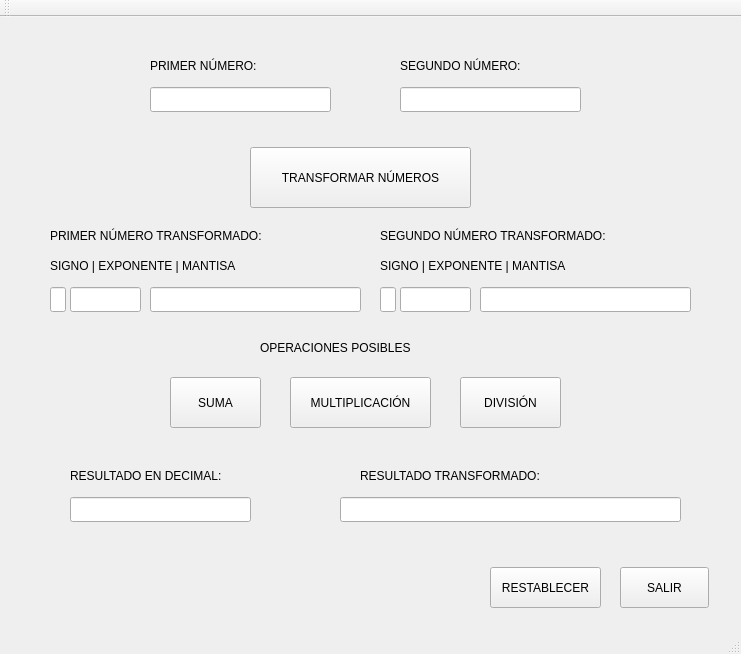
<?xml version="1.0" encoding="UTF-8"?>
<ui version="4.0">
 <class>MainWindow</class>
 <widget class="QMainWindow" name="MainWindow">
  <property name="geometry">
   <rect>
    <x>0</x>
    <y>0</y>
    <width>741</width>
    <height>654</height>
   </rect>
  </property>
  <property name="windowTitle">
   <string>MainWindow</string>
  </property>
  <widget class="QWidget" name="centralWidget">
   <widget class="QLineEdit" name="lineEdit_3">
    <property name="geometry">
     <rect>
      <x>50</x>
      <y>270</y>
      <width>16</width>
      <height>25</height>
     </rect>
    </property>
   </widget>
   <widget class="QLineEdit" name="lineEdit_4">
    <property name="geometry">
     <rect>
      <x>380</x>
      <y>270</y>
      <width>16</width>
      <height>25</height>
     </rect>
    </property>
   </widget>
   <widget class="QLineEdit" name="lineEdit_6">
    <property name="geometry">
     <rect>
      <x>340</x>
      <y>480</y>
      <width>341</width>
      <height>25</height>
     </rect>
    </property>
   </widget>
   <widget class="QLabel" name="label_6">
    <property name="geometry">
     <rect>
      <x>70</x>
      <y>450</y>
      <width>191</width>
      <height>17</height>
     </rect>
    </property>
    <property name="text">
     <string>RESULTADO EN DECIMAL:</string>
    </property>
   </widget>
   <widget class="QLineEdit" name="lineEdit_9">
    <property name="geometry">
     <rect>
      <x>400</x>
      <y>270</y>
      <width>71</width>
      <height>25</height>
     </rect>
    </property>
   </widget>
   <widget class="QLabel" name="label_9">
    <property name="geometry">
     <rect>
      <x>380</x>
      <y>240</y>
      <width>231</width>
      <height>17</height>
     </rect>
    </property>
    <property name="text">
     <string>SIGNO | EXPONENTE | MANTISA</string>
    </property>
   </widget>
   <widget class="QLineEdit" name="lineEdit_5">
    <property name="geometry">
     <rect>
      <x>70</x>
      <y>270</y>
      <width>71</width>
      <height>25</height>
     </rect>
    </property>
   </widget>
   <widget class="QLineEdit" name="lineEdit_8">
    <property name="geometry">
     <rect>
      <x>150</x>
      <y>270</y>
      <width>211</width>
      <height>25</height>
     </rect>
    </property>
   </widget>
   <widget class="QLabel" name="label_3">
    <property name="geometry">
     <rect>
      <x>50</x>
      <y>210</y>
      <width>261</width>
      <height>17</height>
     </rect>
    </property>
    <property name="text">
     <string>PRIMER NÚMERO TRANSFORMADO:</string>
    </property>
   </widget>
   <widget class="QLineEdit" name="lineEdit_10">
    <property name="geometry">
     <rect>
      <x>480</x>
      <y>270</y>
      <width>211</width>
      <height>25</height>
     </rect>
    </property>
   </widget>
   <widget class="QPushButton" name="botonProducto">
    <property name="geometry">
     <rect>
      <x>290</x>
      <y>360</y>
      <width>141</width>
      <height>51</height>
     </rect>
    </property>
    <property name="text">
     <string>MULTIPLICACIÓN</string>
    </property>
   </widget>
   <widget class="QLabel" name="label_7">
    <property name="geometry">
     <rect>
      <x>360</x>
      <y>450</y>
      <width>221</width>
      <height>17</height>
     </rect>
    </property>
    <property name="text">
     <string>RESULTADO TRANSFORMADO:</string>
    </property>
   </widget>
   <widget class="QPushButton" name="restablecer">
    <property name="geometry">
     <rect>
      <x>490</x>
      <y>550</y>
      <width>111</width>
      <height>41</height>
     </rect>
    </property>
    <property name="text">
     <string>RESTABLECER</string>
    </property>
   </widget>
   <widget class="QPushButton" name="botonSuma">
    <property name="geometry">
     <rect>
      <x>170</x>
      <y>360</y>
      <width>91</width>
      <height>51</height>
     </rect>
    </property>
    <property name="text">
     <string>SUMA</string>
    </property>
   </widget>
   <widget class="QLabel" name="label_4">
    <property name="geometry">
     <rect>
      <x>380</x>
      <y>210</y>
      <width>281</width>
      <height>17</height>
     </rect>
    </property>
    <property name="text">
     <string>SEGUNDO NÚMERO TRANSFORMADO:</string>
    </property>
   </widget>
   <widget class="QLineEdit" name="lineEdit">
    <property name="geometry">
     <rect>
      <x>150</x>
      <y>70</y>
      <width>181</width>
      <height>25</height>
     </rect>
    </property>
   </widget>
   <widget class="QLineEdit" name="lineEdit_7">
    <property name="geometry">
     <rect>
      <x>70</x>
      <y>480</y>
      <width>181</width>
      <height>25</height>
     </rect>
    </property>
   </widget>
   <widget class="QPushButton" name="salir">
    <property name="geometry">
     <rect>
      <x>620</x>
      <y>550</y>
      <width>89</width>
      <height>41</height>
     </rect>
    </property>
    <property name="text">
     <string>SALIR</string>
    </property>
   </widget>
   <widget class="QLabel" name="label_2">
    <property name="geometry">
     <rect>
      <x>400</x>
      <y>40</y>
      <width>211</width>
      <height>17</height>
     </rect>
    </property>
    <property name="text">
     <string>SEGUNDO NÚMERO:</string>
    </property>
   </widget>
   <widget class="QLabel" name="label_8">
    <property name="geometry">
     <rect>
      <x>50</x>
      <y>240</y>
      <width>231</width>
      <height>17</height>
     </rect>
    </property>
    <property name="text">
     <string>SIGNO | EXPONENTE | MANTISA</string>
    </property>
   </widget>
   <widget class="QPushButton" name="transformarNumeros">
    <property name="geometry">
     <rect>
      <x>250</x>
      <y>130</y>
      <width>221</width>
      <height>61</height>
     </rect>
    </property>
    <property name="text">
     <string>TRANSFORMAR NÚMEROS</string>
    </property>
   </widget>
   <widget class="QLineEdit" name="lineEdit_2">
    <property name="geometry">
     <rect>
      <x>400</x>
      <y>70</y>
      <width>181</width>
      <height>25</height>
     </rect>
    </property>
   </widget>
   <widget class="QPushButton" name="botonDivision">
    <property name="geometry">
     <rect>
      <x>460</x>
      <y>360</y>
      <width>101</width>
      <height>51</height>
     </rect>
    </property>
    <property name="text">
     <string>DIVISIÓN</string>
    </property>
   </widget>
   <widget class="QLabel" name="label">
    <property name="geometry">
     <rect>
      <x>150</x>
      <y>40</y>
      <width>191</width>
      <height>17</height>
     </rect>
    </property>
    <property name="text">
     <string>PRIMER NÚMERO:</string>
    </property>
   </widget>
   <widget class="QLabel" name="label_5">
    <property name="geometry">
     <rect>
      <x>260</x>
      <y>310</y>
      <width>211</width>
      <height>41</height>
     </rect>
    </property>
    <property name="text">
     <string>OPERACIONES POSIBLES</string>
    </property>
   </widget>
  </widget>
  <widget class="QMenuBar" name="menuBar">
   <property name="geometry">
    <rect>
     <x>0</x>
     <y>0</y>
     <width>741</width>
     <height>22</height>
    </rect>
   </property>
  </widget>
  <widget class="QToolBar" name="mainToolBar">
   <attribute name="toolBarArea">
    <enum>TopToolBarArea</enum>
   </attribute>
   <attribute name="toolBarBreak">
    <bool>false</bool>
   </attribute>
  </widget>
  <widget class="QStatusBar" name="statusBar"/>
 </widget>
 <layoutdefault spacing="6" margin="11"/>
 <resources/>
 <connections/>
</ui>
